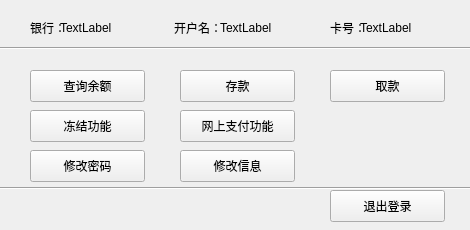
<?xml version="1.0" encoding="UTF-8"?>
<ui version="4.0">
 <class>Widget</class>
 <widget class="QWidget" name="Widget">
  <property name="geometry">
   <rect>
    <x>0</x>
    <y>0</y>
    <width>470</width>
    <height>230</height>
   </rect>
  </property>
  <property name="windowTitle">
   <string>Widget</string>
  </property>
  <widget class="QPushButton" name="deposit">
   <property name="geometry">
    <rect>
     <x>180</x>
     <y>70</y>
     <width>115</width>
     <height>32</height>
    </rect>
   </property>
   <property name="text">
    <string>存款</string>
   </property>
  </widget>
  <widget class="QPushButton" name="withdraw">
   <property name="geometry">
    <rect>
     <x>330</x>
     <y>70</y>
     <width>115</width>
     <height>32</height>
    </rect>
   </property>
   <property name="text">
    <string>取款</string>
   </property>
  </widget>
  <widget class="QPushButton" name="netp">
   <property name="geometry">
    <rect>
     <x>180</x>
     <y>110</y>
     <width>115</width>
     <height>32</height>
    </rect>
   </property>
   <property name="text">
    <string>网上支付功能</string>
   </property>
  </widget>
  <widget class="QPushButton" name="pwr">
   <property name="geometry">
    <rect>
     <x>30</x>
     <y>150</y>
     <width>115</width>
     <height>32</height>
    </rect>
   </property>
   <property name="text">
    <string>修改密码</string>
   </property>
  </widget>
  <widget class="QPushButton" name="phoneadd">
   <property name="geometry">
    <rect>
     <x>180</x>
     <y>150</y>
     <width>115</width>
     <height>32</height>
    </rect>
   </property>
   <property name="text">
    <string>修改信息</string>
   </property>
  </widget>
  <widget class="QPushButton" name="frozen">
   <property name="geometry">
    <rect>
     <x>30</x>
     <y>110</y>
     <width>115</width>
     <height>32</height>
    </rect>
   </property>
   <property name="text">
    <string>冻结功能</string>
   </property>
  </widget>
  <widget class="QLabel" name="label_3">
   <property name="geometry">
    <rect>
     <x>30</x>
     <y>20</y>
     <width>59</width>
     <height>16</height>
    </rect>
   </property>
   <property name="text">
    <string>银行：</string>
   </property>
  </widget>
  <widget class="QLabel" name="bankname">
   <property name="geometry">
    <rect>
     <x>60</x>
     <y>20</y>
     <width>91</width>
     <height>16</height>
    </rect>
   </property>
   <property name="text">
    <string>TextLabel</string>
   </property>
  </widget>
  <widget class="QLabel" name="label_5">
   <property name="geometry">
    <rect>
     <x>174</x>
     <y>20</y>
     <width>59</width>
     <height>16</height>
    </rect>
   </property>
   <property name="text">
    <string>开户名：</string>
   </property>
  </widget>
  <widget class="QLabel" name="name">
   <property name="geometry">
    <rect>
     <x>220</x>
     <y>20</y>
     <width>59</width>
     <height>16</height>
    </rect>
   </property>
   <property name="text">
    <string>TextLabel</string>
   </property>
  </widget>
  <widget class="QLabel" name="label_7">
   <property name="geometry">
    <rect>
     <x>330</x>
     <y>20</y>
     <width>59</width>
     <height>16</height>
    </rect>
   </property>
   <property name="text">
    <string>卡号：</string>
   </property>
  </widget>
  <widget class="QLabel" name="bankan">
   <property name="geometry">
    <rect>
     <x>360</x>
     <y>20</y>
     <width>59</width>
     <height>16</height>
    </rect>
   </property>
   <property name="text">
    <string>TextLabel</string>
   </property>
  </widget>
  <widget class="QPushButton" name="exit">
   <property name="geometry">
    <rect>
     <x>330</x>
     <y>190</y>
     <width>115</width>
     <height>32</height>
    </rect>
   </property>
   <property name="text">
    <string>退出登录</string>
   </property>
  </widget>
  <widget class="QPushButton" name="balance">
   <property name="geometry">
    <rect>
     <x>30</x>
     <y>70</y>
     <width>115</width>
     <height>32</height>
    </rect>
   </property>
   <property name="text">
    <string>查询余额</string>
   </property>
  </widget>
  <widget class="Line" name="line">
   <property name="geometry">
    <rect>
     <x>0</x>
     <y>180</y>
     <width>471</width>
     <height>16</height>
    </rect>
   </property>
   <property name="orientation">
    <enum>Qt::Horizontal</enum>
   </property>
  </widget>
  <widget class="Line" name="line_2">
   <property name="geometry">
    <rect>
     <x>0</x>
     <y>40</y>
     <width>471</width>
     <height>16</height>
    </rect>
   </property>
   <property name="orientation">
    <enum>Qt::Horizontal</enum>
   </property>
  </widget>
 </widget>
 <layoutdefault spacing="6" margin="11"/>
 <resources/>
 <connections/>
</ui>
